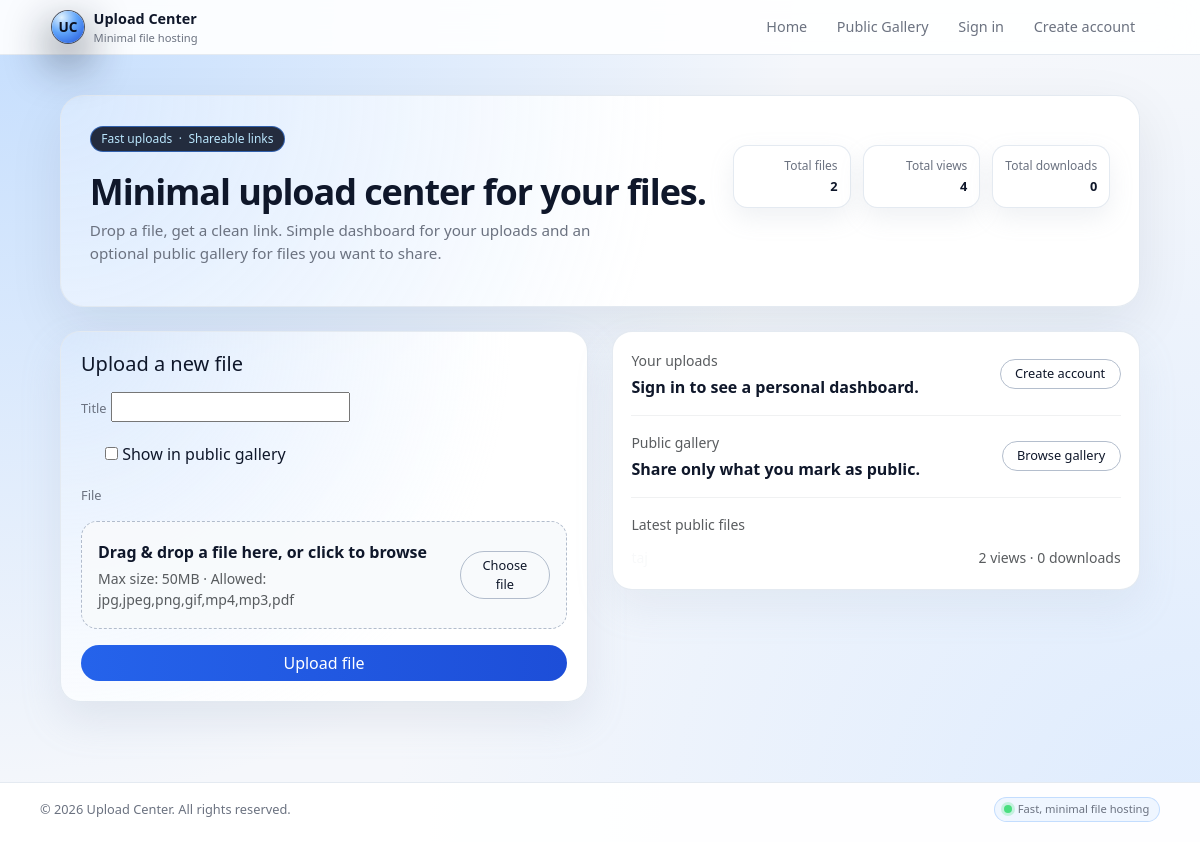
Before: / with the older database file.
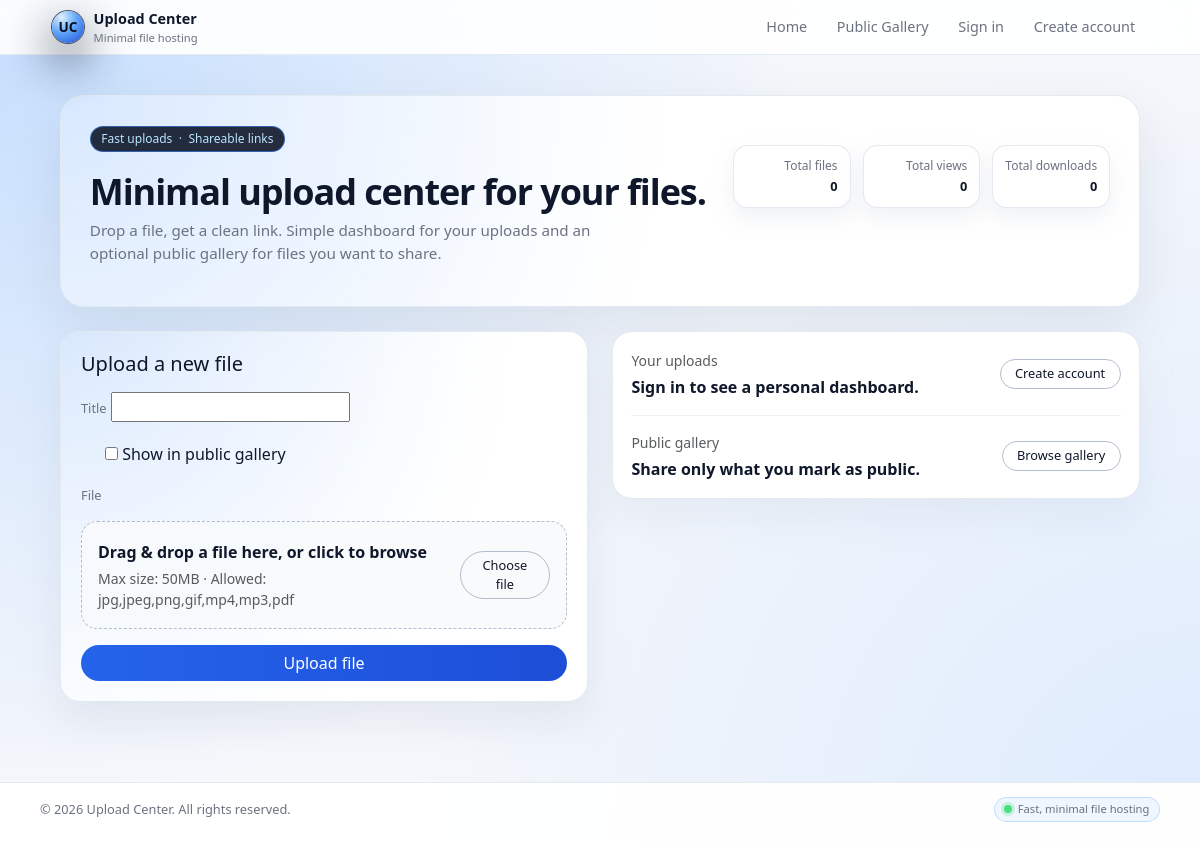
After: the same page with the newer database file.
### filemanager/models.py (models this page shows, shortened)
class UploadedFile(models.Model):
    owner = models.ForeignKey(
        User,
        related_name='uploaded_files',
        on_delete=models.SET_NULL,
        null=True,
        blank=True,
    )
    title = models.CharField(max_length=255)
    file = models.FileField(upload_to=get_file_path)
    file_type = models.CharField(max_length=50)
    upload_date = models.DateTimeField(auto_now_add=True)
    unique_id = models.UUIDField(default=uuid.uuid4, editable=False, unique=True)
    is_public = models.BooleanField(default=False)
    view_count = models.PositiveIntegerField(default=0)
    download_count = models.PositiveIntegerField(default=0)

### filemanager/views.py (the view)
# urls.py: path('', views.home, name='home'),
def home(request):
    upload_settings = _get_upload_settings()
    if request.method == 'POST':
        form = UploadFileForm(request.POST, request.FILES)
        if form.is_valid():
            file_obj = form.cleaned_data['file']
            max_bytes = upload_settings.max_file_size_mb * 1024 * 1024
            if file_obj.size > max_bytes:
                form.add_error('file', 'File is larger than allowed size.')
            else:
                allowed_exts = [
                    ext.strip().lower()
                    for ext in upload_settings.allowed_extensions.split(',')
                    if ext.strip()
                ]
                ext = os.path.splitext(file_obj.name)[1].lstrip('.').lower()
                if allowed_exts and ext not in allowed_exts:
                    form.add_error('file', 'File extension is not allowed.')
                else:
                    uploaded_file = form.save(commit=False)
                    if request.user.is_authenticated:
                        uploaded_file.owner = request.user
                    uploaded_file.save()
                    return redirect('file_detail', unique_id=uploaded_file.unique_id)
    else:
        form = UploadFileForm()
    stats = UploadedFile.objects.aggregate(
        total_views=Sum('view_count'),
        total_downloads=Sum('download_count'),
    )
    latest_public = UploadedFile.objects.filter(is_public=True).order_by('-upload_date')[:6]
    context = {
        'form': form,
        'upload_settings': upload_settings,
        'latest_public': latest_public,
        'total_files': UploadedFile.objects.count(),
        'total_views': stats.get('total_views') or 0,
        'total_downloads': stats.get('total_downloads') or 0,
    }
    return render(request, 'filemanager/home.html', context)

### filemanager/forms.py
class UploadFileForm(forms.ModelForm):
    class Meta:
        model = UploadedFile
        fields = ['title', 'file', 'is_public']

### filemanager/views.py (called while the page is built, shortened)
def _get_upload_settings():
    try:
        settings_obj = UploadCenterSettings.objects.first()
    except OperationalError:
        class Fallback:
            max_file_size_mb = 50
            allowed_extensions = 'jpg,jpeg,png,gif,mp4,mp3,pdf'
        return Fallback()
    return settings_obj

### filemanager/templates/filemanager/home.html (shortened to what the changed rows need)
{% extends 'filemanager/base.html' %}
{% block hero %}
<div class="uc-hero-shell">
    <div class="uc-hero-card">
        <div class="d-flex flex-column flex-md-row justify-content-between gap-3">
            <div>
                <h1 class="uc-hero-title">Minimal upload center for your files.</h1>
            </div>
            <div class="text-md-end">
                <div class="uc-stat-grid">
                    <div class="uc-stat-card">
                        <div class="uc-stat-label">Total files</div>
                        <div class="uc-stat-value">{{ total_files }}</div>
                    </div>
                    <div class="uc-stat-card">
                        <div class="uc-stat-label">Total views</div>
                        <div class="uc-stat-value">{{ total_views }}</div>
                    </div>
                </div>
            </div>
        </div>
    </div>
</div>
{% endblock %}
{% block content %}
<div class="row g-4">
    <div class="col-lg-6">
        <div class="uc-upload-panel">
            <h2 class="h5 mb-3">Upload a new file</h2>
        </div>
    </div>
    <div class="col-lg-6">
        <div class="uc-secondary-panel">
            <div class="uc-secondary-row">
                <div>
                </div>
                {% if request.user.is_authenticated %}
                    <a href="{% url 'dashboard' %}" class="btn btn-outline-light btn-sm">Open dashboard</a>
                {% else %}
                    <a href="{% url 'signup' %}" class="btn btn-outline-light btn-sm">Create account</a>
                {% endif %}
            </div>
            <hr class="border-secondary-subtle my-3">
            <div class="uc-secondary-row">
                <div>
                </div>
                <a href="{% url 'public_gallery' %}" class="btn btn-outline-light btn-sm">Browse gallery</a>
            </div>
            {% if latest_public %}
            <hr class="border-secondary-subtle my-3">
            <div>
                <div class="small text-muted mb-2">Latest public files</div>
                <ul class="list-unstyled mb-0">
                    {% for f in latest_public %}
                        <li class="d-flex justify-content-between align-items-center small py-1">
                            <a href="{% url 'file_detail' f.unique_id %}" class="link-light text-decoration-none">
                            </a>
                            <span class="text-muted">
                                {{ f.view_count }} views &middot; {{ f.download_count }} downloads
                            </span>
                        </li>
                    {% endfor %}
                </ul>
            </div>
            {% endif %}
        </div>
    </div>
</div>
{% endblock %}

Changed rows visible on the page:
removed UploadedFile: view_count "2", download_count "0"
Other visible differences:
{{ total_files }}: "2" → "0"
{{ total_views }}: "4" → "0"
text no longer shown: "Latest public files"
